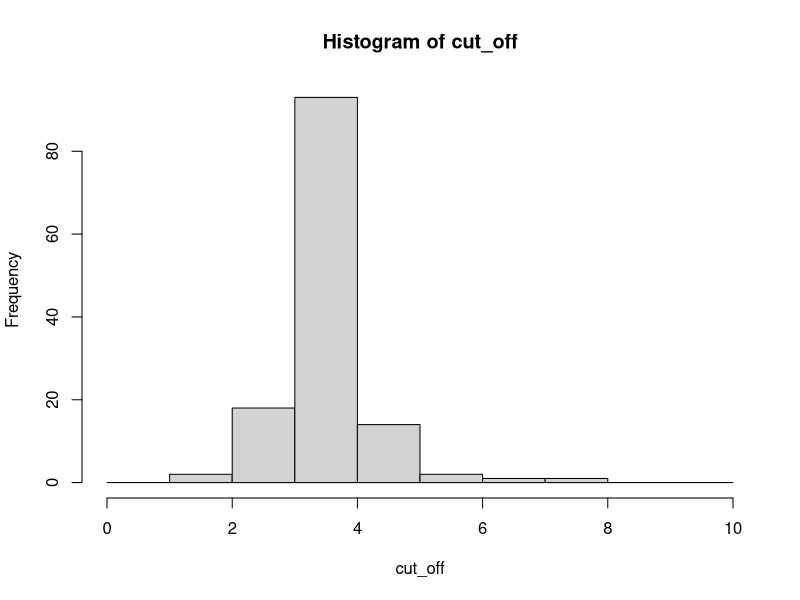

Here is the R script that generated this plot:
############################################################
#                                                          #
#                      Load packages                       #
#                                                          #
############################################################
library(tidyverse)
library(spatstat)

############################################################
#                                                          #
#                       Import data                        #
#                                                          #
############################################################
## Data source: Finnerup et al 2015, Appendix 4

data <- read_csv('data/baseline-data.csv')

############################################################
#                                                          #
#                      Cut-off values                      #
#                                                          #
############################################################
## Data source: Finnerup et al 2015, Appendix 4

## All numeric values used (after removing duplicates)
## All values converted to a values out of 10
cut_off <- c(5, 4, 4, 2, 4, 3, 4, 6, 4, 4, 4, 4, 4, 4, 4, 4, 4, 4, 4, 4, 4, 4, 
             4, 6, 4, 4, 4, 4, 4, 4, 4, 4, 4, 4, 4, 4, 4, 4, 4, 4, 4, 4, 4, 4, 
             4, 4, 4, 4, 4, 4, 4, 3, 3, 4, 4, 4, 4, 4, 4, 4, 4, 4, 4, 5, 3, 4, 
             4, 4, 4, 4, 4, 4, 4, 4, 5, 5, 5, 5, 4, 4, 4, 3, 5, 4, 4, 4, 5, 5,
             4, 4, 5, 3, 4, 4, 4, 5, 4, 3, 3, 3, 3, 3, 3, 3, 4, 7, 5, 4, 3, 2,
             3, 4, 4, 2.5, 2.5, 4, 4, 4, 4, 5, 4, 4, 8, 4, 4, 4, 5, 3, 4, 4, 4)
hist(cut_off, 
     breaks = c(0,1,2,3,4,5,6,7,8,9,10))
summary(cut_off)

############################################################
#                                                          #
#                    Weighted medians                      #
#                                                          #
############################################################

## Three studies, four median values
## Order: Hahn_2004(active), Hahn_2004(placebo), Yuen_2002, Low_1995

median <- data %>% 
    filter(included_in_analysis == 'yes') %>% 
    filter(mean_or_median == 'median') %>% 
    # Calculate total sample size
    mutate(total_sample = sum(sample_size)) %>% 
    # Calculate weights
    mutate(weights = sample_size / total_sample)
    
## Calculate weighted median
weighted.median(x = median$value, 
                w = median$weights)

############################################################
#                                                          #
#                       Pooled mean                        #
#                                                          #
############################################################
## Formula sourced from: https://www.ncbi.nlm.nih.gov/books/NBK56512/

## Clean data
mean <- data %>% 
    filter(included_in_analysis == 'yes') %>% 
    filter(mean_or_median == 'mean') %>% 
    # Multiply mean by the sample size
    mutate(mean_by_n = value * sample_size) 

## Calculate pooled mean
sum(mean$mean_by_n) / sum(mean$sample_size)

############################################################
#                                                          #
#                        Pooled SD                         #
#                                                          #
############################################################
## Formula sourced from: https://www.ncbi.nlm.nih.gov/books/NBK56512/

## Clean data
sd <- data %>% 
    filter(included_in_analysis == 'yes') %>% 
    filter(mean_or_median == 'mean') %>% 
    filter(!is.na(SD)) %>% 
    # Square the SD
    mutate(SD_squared = SD^2) %>% 
    # Calculate sample size -1
    mutate(n_minus_1 = sample_size - 1) %>% 
    # Get the number of groups
    mutate(k = length(unique(.$authors))) %>% 
    # Calculate (n-1)SD^2
    mutate(numerator = SD_squared * n_minus_1)

## Calculate pooled SD
x <- sqrt(sum(sd$numerator) / (sum(sd$sample_size) - sd$k[[1]]))
round(x, 2)
round(x - 0.5, 2)
round(x + 0.5, 2)
